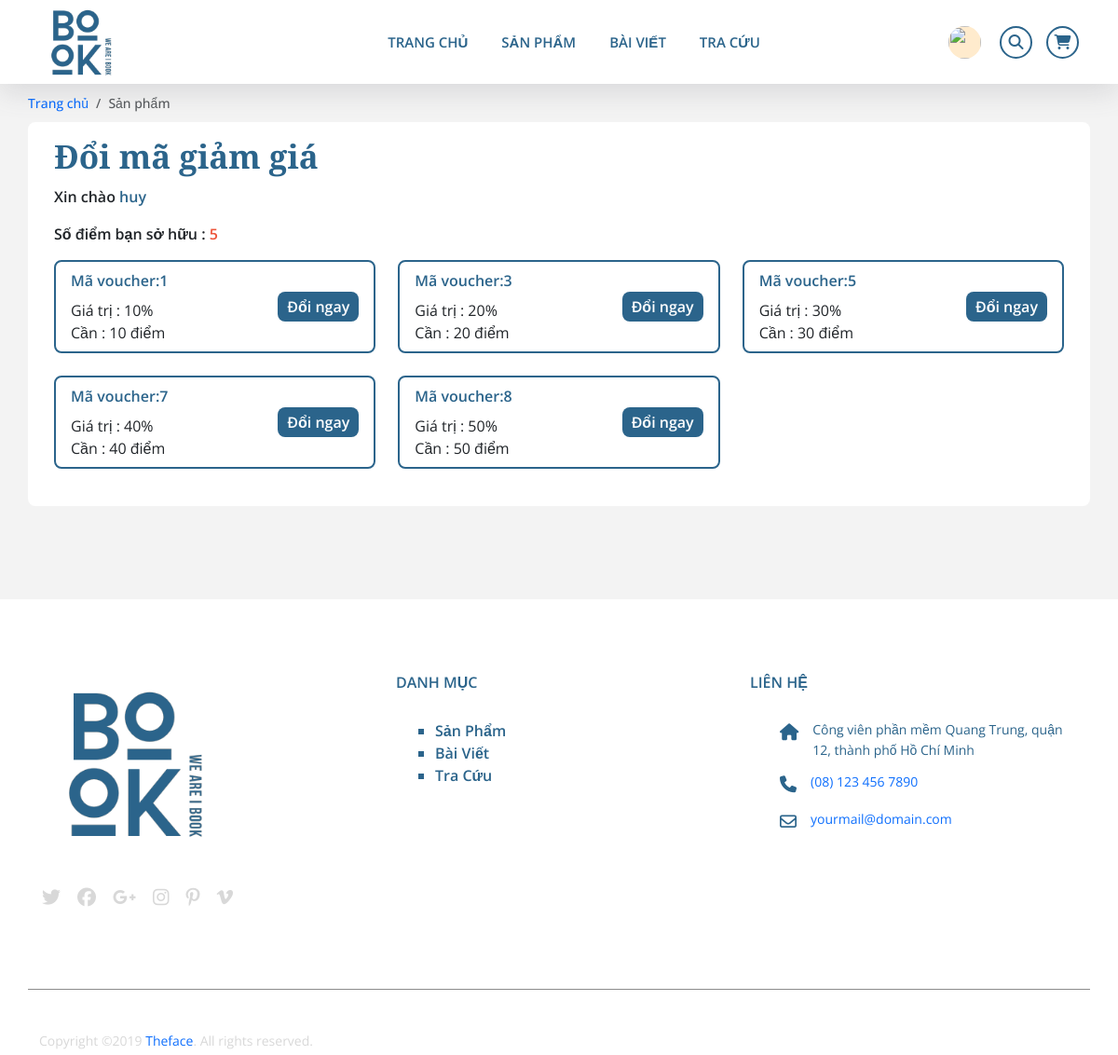
The page /controller/index.php?pg=change_voucher_view (signed in) on the database its author committed.
### tables this page shows
CREATE TABLE `voucher` (
  `id` int(11) NOT NULL,
  `sotien_giam` int(11) NOT NULL,
  `diemtichluy_can` int(11) NOT NULL
);

### model/pdo.php (called while the page is built, shortened)
<?php
function pdo_get_connection(){
    $dburl = "mysql:host=localhost;dbname=da1-06-12-2023;charset=utf8";
    $username = 'root';
    $password = '';
    $conn = new PDO($dburl, $username, $password);
    $conn->setAttribute(PDO::ATTR_ERRMODE, PDO::ERRMODE_EXCEPTION);
    return $conn;
}
function pdo_query($sql){
    $sql_args = array_slice(func_get_args(), 1);
    try{
        $conn = pdo_get_connection();
        $stmt = $conn->prepare($sql);
        $stmt->execute($sql_args);
        $rows = $stmt->fetchAll();
        return $rows;
    }
    catch(PDOException $e){
        throw $e;
    }
    finally{
        unset($conn);
    }
}

### model/voucher.php (called while the page is built, shortened)
<?php
require_once 'pdo.php';
function voucher_select_all(){
    $sql = "SELECT * FROM voucher ORDER BY id asc";
    return pdo_query($sql);
}

### view/change_voucher.php (the view, shortened to what this page needs)
<div class="container-fluid">
            <div class="container p-0">
                <nav aria-label="breadcrumb">
                    <ol class="breadcrumb">
                        <li class="breadcrumb-item"><a href="#">Trang chủ</a></li>
                        <li class="breadcrumb-item active" aria-current="page">Sản phẩm</li>
                    </ol>
                </nav>
            </div>
        </div>
        <div class="container mb-100">
            <div class="row bg-white mb-4 bdr-10 p-3">
                <div class="col">
                    <h1 class="title-voucher_change">Đổi mã giảm giá</h1>
                    <p style="font-weight: 600;">Xin chào <span style="color: #2b648b;"><?php echo $_SESSION['user']['username'] ?></span></p>
                    <p style="font-weight: 600;">Số điểm bạn sở hữu : <span style="color: #ed553b;"><?php echo $_SESSION['user']['diem_tich_luy'] ?></span></p>
                    <div class="row">
                    <?php foreach($voucher_all as $item){ ?>
                        <?php extract($item); ?>
                        <div class="col-lg-4 mb-4">
                            <div class="change-voucher_box d-flex align-items-center justify-content-center">
                                <div class="row p-3">
                                    <div class="col-6 col-lg-6 col-sm-6">
                                        <div class="row">
                                            <div class="col-lg-12 mb-2" style="color: #2b648b; font-weight: 600;">Mã
                                                voucher:<?php echo $id ?> </div>
                                            <div class="col-lg-12">Giá trị : <?php echo $sotien_giam ?>%</div>
                                            <div class="col-lg-12">Cần : <?php echo $diemtichluy_can ?> điểm </div>
                                        </div>
                                    </div>
                                    <div class="col-6 col-lg-6 col-sm-6 d-flex justify-content-end align-items-center">
                                        <div class="row">
                                            <div class="col">
                                                <a href="index.php?pg=change_voucher&id=<?php echo $id ?>&diem=<?php echo $diemtichluy_can ?>" class="change-voucher_btn">Đổi ngay</a>
                                            </div>
                                        </div>
                                    </div>
                                </div>
                            </div>
                        </div>
                        <?php } ?>
                    </div>
                </div>
            </div>
        </div>

### view/layout/assets/css/style2.css (style rules this page uses)
* { padding: 0; margin: 0; box-sizing: border-box; }
:root { --mainColor: #55b3f3; --mainColor2: #dff0fb; --mainColor3: #2b648b; --colorPrice: #ed553b; }
.mb-100 { margin-bottom: 100px !important; }
.bdr-10 { border-radius: 8px; }
.bg-white { background-color: #fff !important; }
body { font-family: "Open Sans", sans-serif !important; }
a { text-decoration: none; }
li { list-style: none; }
ol.breadcrumb { padding: 10px 0; font-weight: 500; margin: 0; font-size: 14px; }
.change-voucher_box { width: 100%; height: 100px; border: 2px solid var(--mainColor3); border-radius: 8px; }
a.change-voucher_btn { background-color: var(--mainColor3); color: #fff; font-weight: 600; padding: 5px 10px; border-radius: 8px; }
h1.title-voucher_change { font-size: 35px; color: var(--mainColor3); font-weight: bold; font-family: 'Vollkorn', serif; margin-bottom: 10px !important; }

### view/layout/assets/css/cart.css (style rules this page uses)
:root { --mainColor: #55b3f3; --mainColor2: #dff0fb; --mainColor3: #2b648b; --colorPrice: #ed553b; }
a { text-decoration: none !important; }

### view/layout/assets/css/login.css (style rules this page uses)
:root { --mainColor :#55b3f3; --mainColor2:#dff0fb; --mainColor3:#2b648b; --colorPrice: #ed553b; }

### view/layout/assets/css/checkout.css (style rules this page uses)
:root { --mainColor :#55b3f3; --mainColor2:#dff0fb; --mainColor3:#2b648b; --colorPrice: #ed553b; }
.row { display: -ms-flexbox; display: flex; -ms-flex-wrap: wrap; flex-wrap: wrap; margin: 0 -16px; }

### rows shown on the page
voucher: id "1", sotien_giam "10", diemtichluy_can "10"
voucher: id "3", sotien_giam "20", diemtichluy_can "20"
voucher: id "5", sotien_giam "30", diemtichluy_can "30"
voucher: id "7", sotien_giam "40", diemtichluy_can "40"
voucher: id "8", sotien_giam "50", diemtichluy_can "50"

### other values the page prints
$_SESSION['user']['username'] "huy"
$_SESSION['user']['diem_tich_luy'] "5"
